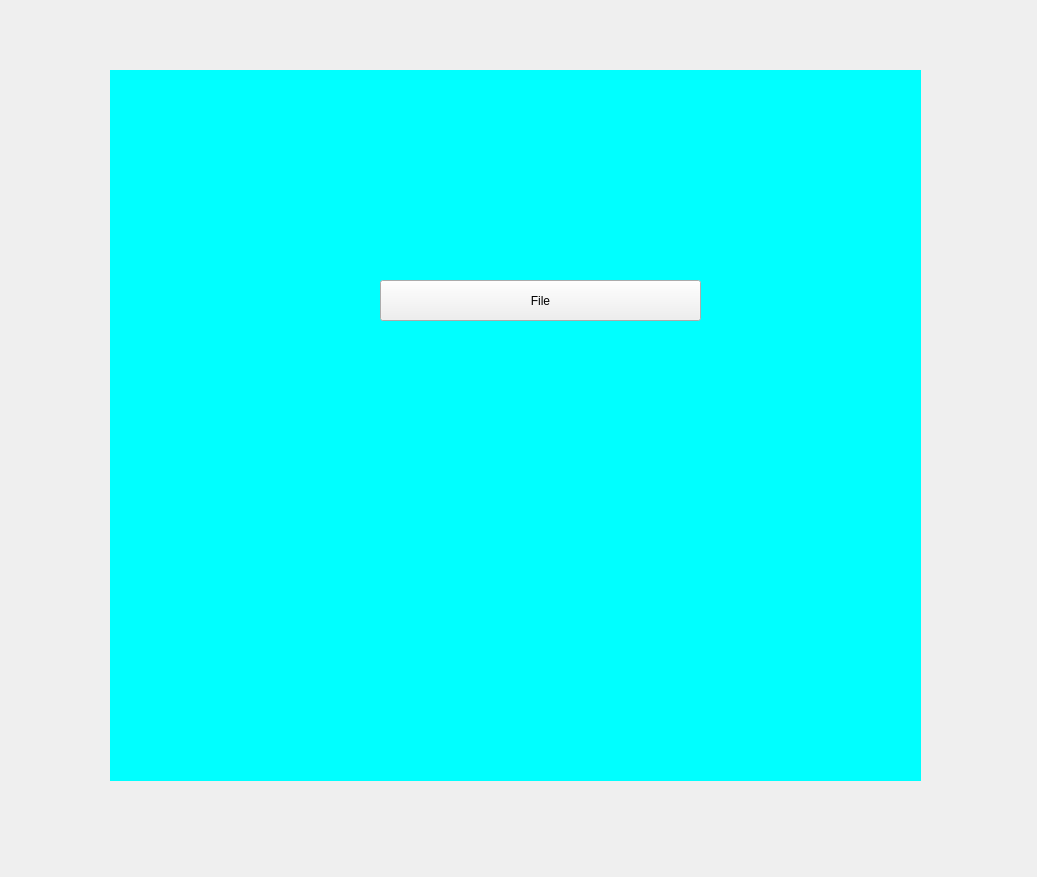
<?xml version="1.0" encoding="UTF-8"?>
<ui version="4.0">
 <class>Form</class>
 <widget class="QWidget" name="Form">
  <property name="geometry">
   <rect>
    <x>0</x>
    <y>0</y>
    <width>1037</width>
    <height>877</height>
   </rect>
  </property>
  <property name="windowTitle">
   <string>Form</string>
  </property>
  <widget class="QLabel" name="label">
   <property name="geometry">
    <rect>
     <x>110</x>
     <y>70</y>
     <width>811</width>
     <height>711</height>
    </rect>
   </property>
   <property name="styleSheet">
    <string notr="true">background-color:cyan;</string>
   </property>
   <property name="text">
    <string/>
   </property>
  </widget>
  <widget class="QPushButton" name="filepathbtn">
   <property name="geometry">
    <rect>
     <x>380</x>
     <y>280</y>
     <width>321</width>
     <height>41</height>
    </rect>
   </property>
   <property name="text">
    <string>File</string>
   </property>
  </widget>
 </widget>
 <resources/>
 <connections/>
</ui>
